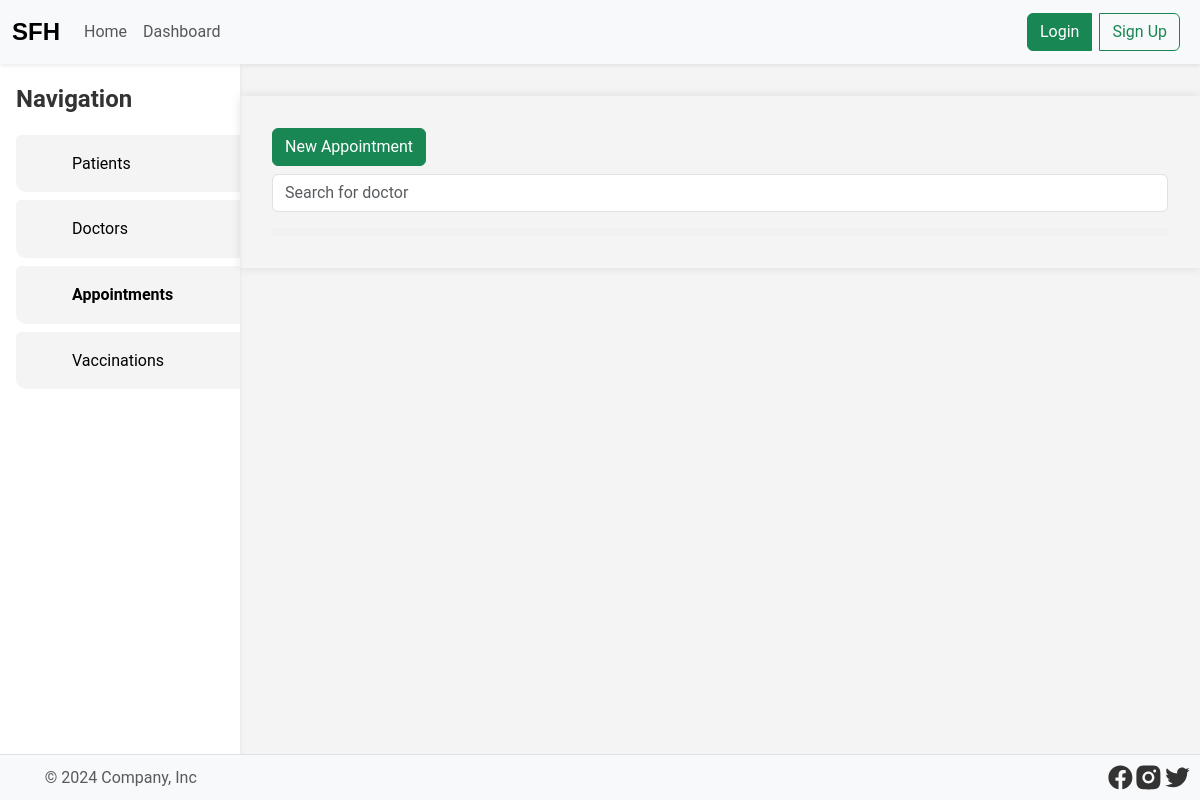
/appointments.php, run on an earlier commit of the app's database.
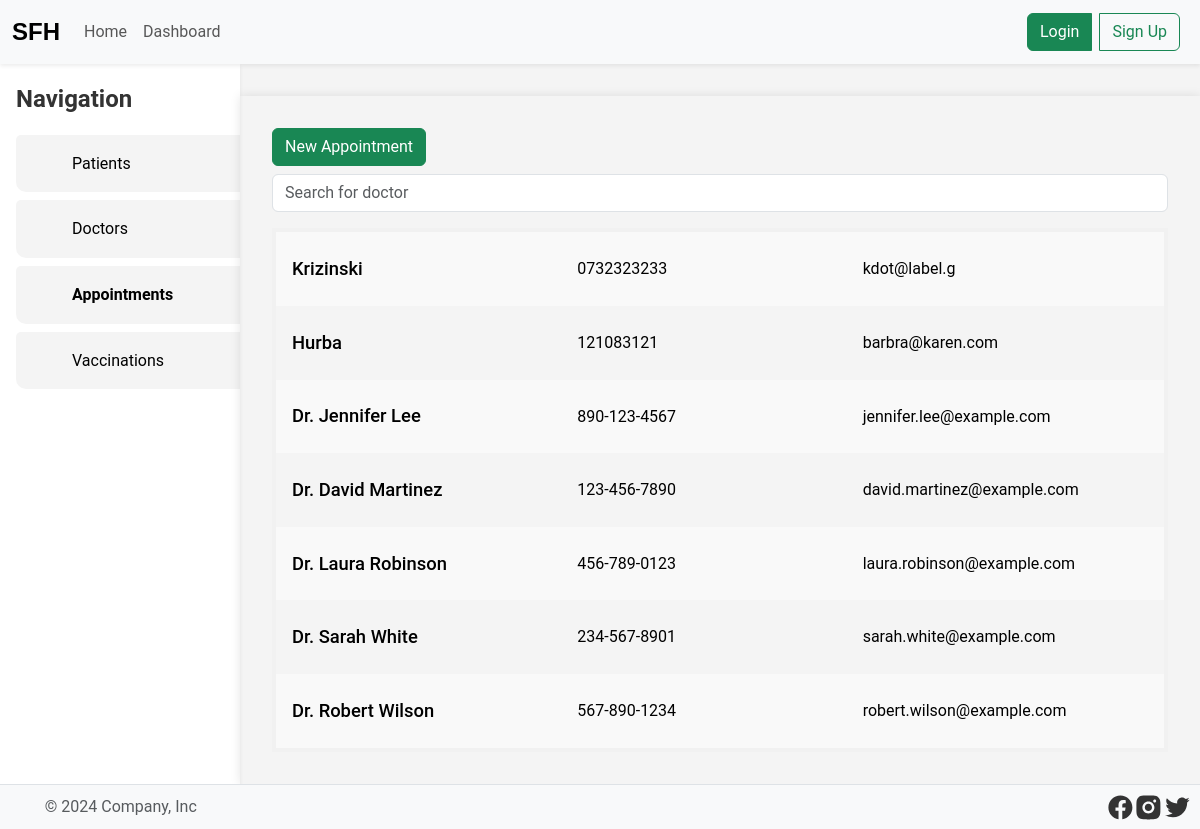
And on a later commit of the database.
### tables this page shows
CREATE TABLE doctors
(
    id         integer      not null primary key,
    name       varchar(255) not null,
    email      varchar(255) not null unique,
    phone      varchar(255) not null unique,
    address    varchar(255),
    created_at timestamp    not null default current_timestamp,
    updated_at timestamp    not null default current_timestamp
);

### utils/helpers.php (called while the page is built, shortened)
<?php
function getAuthCookie(): ?string
{
    $cookie = $_COOKIE['auth'] ?? null;
    if (!$cookie) return null;
    $cookie = trim($cookie);
    return $cookie;
}

### db/DB.php (called while the page is built, shortened)
<?php
class Row
{
    private $row = null;
    public function __construct($row)
    {
        $this->row = $row;
    }
    function get($key)
    {
        return $this->row[$key];
    }
}
class Result
{
    private $result = null;
    public function __construct(array $result)
    {
        $this->result = $result;
    }
    function at($index): ?Row
    {
        return new Row($this->result[$index]);
    }
    public function count(): int
    {
        return count($this->result);
    }
}
class DB
{
    private $db;
    function __construct($location)
    {
        try {
            $this->db = new PDO("sqlite:$location");
            $this->db->setAttribute(PDO::ATTR_ERRMODE, PDO::ERRMODE_EXCEPTION);
        } catch (PDOException $e) {
            throw new Exception($e->getMessage());
        }
    }
    function query(string $sql, ...$params): array
    {
        try {
            if (count($params) > 0) {
                $stmt = $this->db->prepare($sql);
                $placeholderCount = substr_count($sql, '?');
                if ($placeholderCount !== count($params))
                    return [null, "Parameter count mismatch: Expected $placeholderCount, got " . count($params)];
                $stmt->execute($params);
                return [new Result($stmt->fetchAll()), null];
            } else {
                $result = $this->db->query($sql);
                return [new Result($result->fetchAll()), null];
            }
        } catch (Exception $e) {
            return [null, $e->getMessage()];
        }
    }
}
$db = new DB("./db/db.sqlite");

### appointments.php (the view, shortened to what this page needs)
<!Doctype html>
<html lang="en">
<?php include 'partials/head.php'; ?>
<body>
<?php include 'partials/header.php' ?>
<?php global $errors, $db, $mail,
             $successes; ?>
<?php
[$doctors, $error] = $db->query("SELECT * FROM doctors");
?>
<main class="d-flex">
    <?php include 'partials/aside.php'; ?>
    <div class="wrapper w-100">
        <div class="doctors">
            <a class="btn btn-success mb-2" href="./appointment_add.php">New Appointment</a>
            <input name="search_input" type="text" class="form-control mb-3" id="search" autocomplete="off"
                   aria-describedby="searchInput" placeholder="Search for doctor" title="search for parent"
                   oninput="searchDoctors(this)">
            <div class="doctors-list">
                <?php for ($i = 0; $i < $doctors->count(); $i++) : ?>
                    <a class="doctor" href="/doctor_appointments.php?doctor_id=<?php echo $doctors->at($i)->get('id') ?>">
                        <h3><?php echo $doctors->at($i)->get('name') ?></h3>
                        <p><?php echo $doctors->at($i)->get('phone') ?></p>
                        <p><?php echo $doctors->at($i)->get('email') ?></p>
                    </a>
                <?php endfor; ?>
            </div>
        </div>
    </div>
</main>
<?php include 'partials/footer.php'; ?>
</body>
</html>

### partials/head.php (shortened to what this page needs)
<?php require_once 'utils/helpers.php'; ?>
<?php require_once 'db/DB.php'; ?>
<head>
    <link rel="stylesheet" href="/assets/css/bootstrap.min.css">
    <link rel="stylesheet" type="text/css" href="/assets/css/styles.css">
</head>

### partials/header.php (shortened to what this page needs)
<header class="navbar navbar-expand-lg bg-body-tertiary shadow-sm w-100">
    <div class="container-fluid">
        <a class="navbar-brand" href="/"><span class="logo">SFH</span></a>
        <div class="collapse navbar-collapse" id="navbarSupportedContent">
            <ul class="navbar-nav me-auto mb-2 mb-lg-0">
                <li class="nav-item">
                    <a class="nav-link" aria-current="page" href="/">Home</a>
                </li>
                <li class="nav-item">
                    <a class="nav-link"
                        <?php
                            if (getAuthCookie()) echo "href='dashboard.php'";
                            else echo "href='login.php'";
                        ?>
                    >Dashboard</a>
                </li>
            </ul>
            <div class="d-flex btn-group" role="search">
                <?php
                    if (!getAuthCookie()) {
                        echo '<a href="/login.php" class="btn btn-success me-2">Login</a>';
                        echo '<a href="/register.php" class="btn btn-outline-success me-2">Sign Up</a>';
                    } else {
                        echo '<a href="/logout.php" class="btn btn-secondary">Logout</a>';
                    }
                ?>
            </div>
        </div>
    </div>
</header>

### partials/aside.php (shortened to what this page needs)
<div class="d-flex flex-column shadow-sm aside shadow">
    <span class="aside-nav-header mb-3">Navigation</span>
    <ul class="aside-nav">
        <li><a href="/patients.php">Patients</a></li>
        <li><a href="/doctors.php">Doctors</a></li>
        <li><a href="/appointments.php">Appointments</a></li>
        <li><a href="/vaccinations.php">Vaccinations</a></li>
    </ul>
</div>

### partials/footer.php (shortened to what this page needs)
<footer class="d-flex flex-wrap justify-content-between align-items-center border-top p-2">
    <div class="col-md-4 d-flex align-items-center">
        <a href="/" class="mb-3 me-2 mb-md-0 text-body-secondary text-decoration-none lh-1">
            <svg class="bi" width="30" height="24">
                <use xlink:href="#bootstrap"></use>
            </svg>
        </a>
        <span class="mb-3 mb-md-0 text-body-secondary">© 2024 Company, Inc</span>
    </div>
    <ul class="col-md-4 justify-content-end list-unstyled d-flex" style="margin: 0">
        <li>
            <a href="https://web.facebook.com/StFrancisHospitalkasarani?_rdc=1&_rdr" class="icon-facebook"
               target="_blank"
               rel="noopener noreferrer">
            </a>
        </li>
        <li>
            <a href="https://web.facebook.com/StFrancisHospitalkasarani?_rdc=1&_rdr" class="icon-instagram"
               target="_blank"
               rel="noopener noreferrer">
            </a>
        </li>
        <li>
            <a href="https://web.facebook.com/StFrancisHospitalkasarani?_rdc=1&_rdr" class="icon-twitter"
               target="_blank"
               rel="noopener noreferrer">
            </a>
        </li>
    </ul>
</footer>

### assets/css/styles.css (style rules this page uses)
* { margin: 0; padding: 0; box-sizing: border-box; }
a { text-decoration: none; color: #000; }
body { font-family: 'Roboto', sans-serif; background-color: #f4f4f4; color: #333; line-height: 1.6; display: flex; flex-direction: column; min-height: 100vh; }
header { flex: 0 0 auto; }
main { flex: 1 0 auto; }
footer { flex: 0 0 auto; }

### partials/head.php (style rules this page uses)
:root { --accent: #ffbade; }

### partials/header.php (style rules this page uses)
.logo { font-size: 1.5rem; font-weight: 800; color: #000; font-family: 'Poppins', sans-serif; }

### partials/aside.php (style rules this page uses)
.aside { background-color: white; display: inline; width: 300px; max-width: 20vw; padding-left: 1rem; padding-top: 1rem; }
.aside-nav-header { font-size: 1.5rem; font-weight: bold; }
.aside-nav { list-style: none; padding: 0; min-height: 500px; display: flex; gap: 0.5rem; flex-direction: column; }
.aside-nav a { width: 100%; height: 100%; }
.aside-nav li { padding: 1rem 0 1rem 25%; background-color: #f4f4f4; border-radius: 5px 0 0 10px; cursor: pointer; }
.aside-nav a.active { font-weight: 600; }

### appointments.php (style rules this page uses)
.doctors { box-shadow: 0 0 10px rgba(0, 0, 0, 0.1); max-width: 1000px; margin: 2rem auto auto; padding: 2rem; }
.doctors-list { display: flex; flex-direction: column; border: 4px solid #f1f1f1; }
.doctor { display: grid; grid-template-columns: 1fr 1fr 1fr; padding: 1rem; cursor: pointer; }
.doctor:nth-child(odd) { background-color: #f9f9f9; }
.doctor > * { display: flex; align-items: center; height: 100%; }
.doctor h3 { font-size: 1.15rem; font-weight: 500; }

### partials/footer.php (style rules this page uses)
footer { background-color: #f8f9fa; }
footer svg { fill: #333; width: 1.8rem; }

What changed in the data, as far as the page shows it:
added doctors: name "Krizinski", phone "0732323233", email "kdot@label.g"
added doctors: name "Hurba", phone "121083121", email "barbra@karen.com"
added doctors: name "Dr. Jennifer Lee", phone "890-123-4567", email "jennifer.lee@example.com"
added doctors: name "Dr. David Martinez", phone "123-456-7890", email "david.martinez@example.com"
added doctors: name "Dr. Laura Robinson", phone "456-789-0123", email "laura.robinson@example.com"
added doctors: name "Dr. Sarah White", phone "234-567-8901", email "sarah.white@example.com"
added doctors: name "Dr. Robert Wilson", phone "567-890-1234", email "robert.wilson@example.com"
